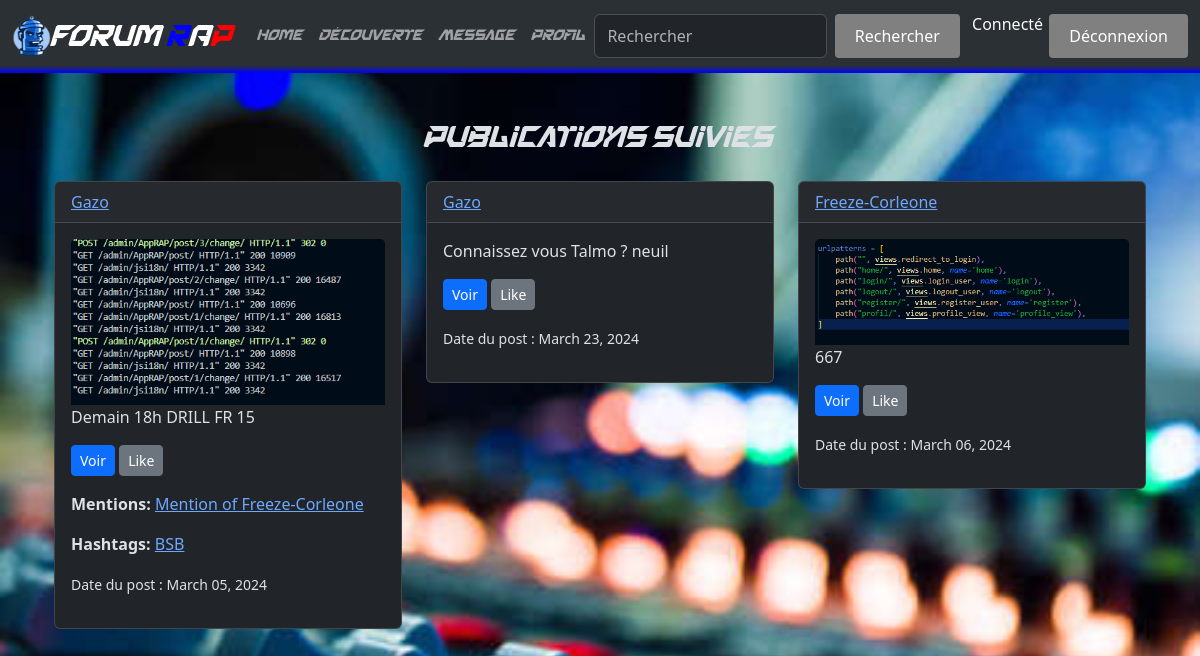
The app's page /home/ (signed in) with its own data.
### AppRAP/models.py (models this page shows, shortened)
class Post(models.Model):
    creator = models.ForeignKey("User", on_delete=models.SET_NULL, null=True)
    content = models.TextField(max_length=700,blank=True)
    image = models.ImageField(upload_to='post_images/', blank=True, null=True)
    timestamp = models.DateTimeField(auto_now_add=True)
    hashtags = models.ManyToManyField('Hashtag',blank=True)
    mentions = models.ManyToManyField('Mention',blank=True)
    likes = models.ManyToManyField(User, related_name='blog_posts',blank=True)

class User(AbstractUser):
    description = models.TextField(blank=True)
    is_private = models.BooleanField(default=False)
    birth_date = models.DateField(null=True, blank=True, help_text="Format: YYYY-MM-DD")
    country = models.ForeignKey("Country", on_delete=models.SET_NULL, null=True)
    follows = models.ManyToManyField("self", related_name="followed_by",symmetrical=False,blank=True)
    class Meta:
        db_table = "auth_user"

class Mention(models.Model):
    user = models.ForeignKey('User', on_delete=models.CASCADE, default=None)
    def __str__(self):
        return f"Mention of {self.user.username}"

class Hashtag(models.Model):
    name = models.CharField(max_length=50, unique=True)
    def __str__(self):
        return self.name

### AppRAP/views.py (the view)
# urls.py: path("home/", views.home, name='home'),
def home(request):
    if request.user.is_authenticated:
        followed_users = request.user.follows.all()
        posts = Post.objects.filter(creator__in=followed_users)
        context = { 'posts': posts,  }
        return render(request, 'AppRAP/home.html', context)
    else:
        return render(request, 'AppRAP/no_authenticated.html')

### AppRAP/templates/AppRAP/home.html (shortened to what this page needs)
{% extends "base.html" %}
{% block content %}
{% if posts %}
<div class="container">
  <h1 class="text-center mt-5 mb-4 font">Publications suivies</h1>
  <div class="row justify-content-center">
    {% for post in posts %}
    <div class="col-lg-4 col-md-6 mb-4">
      <div class="card">
        <div class="card-header"><a href="{% url 'user_profile' post.creator.username %}">{{ post.creator.username }}</a></div>
        <div class="card-body">
          {% if post.image %}
          <img src="{{ post.image.url }}" class="card-img-top" alt="Post Image">
          {% endif %}
          <p class="card-text">{{ post.content }}</p>
          <a href="{% url 'post_detail' post.id %}" class="btn btn-primary btn-sm">Voir</a>
          <button id="btn" class="btn btn-secondary btn-sm">Like</button>
          {% if post.mentions.all %}
          <p class="mt-3"><strong>Mentions:</strong> <a href="#" class="post-link">{{ post.mentions.all|join:", " }}</a></p>
          {% endif %}
          {% if post.hashtags.all %}
          <p class="mt-3"><strong>Hashtags:</strong> <a href="#" class="post-link">{{ post.hashtags.all|join:", " }}</a></p>
          {% endif %}
          <p class="mt-3"><small>Date du post : {{ post.timestamp|date:"F d, Y" }}</small></p>
        </div>
      </div>
    </div>
    {% endfor %}
  </div>
</div>
{% else %}
<div class="container text-center mt-5">
  <p>Aucune publication disponible. Vous êtes abonné à personne !</p>
</div>
{% endif %}
{% endblock content %}

### static/css/styles.css (style rules this page uses)
.font { font-family: "ForumRap"; font-size: 30px; }
.background-image { background-image: url("../back.png"); background-size: cover; background-position: center; height: 100vh; }
body { background-color: #f7f7f7; margin: 0; padding: 0; }

### records on screen
Post: creator.username "Gazo", image (picture), content "Demain 18h DRILL FR 15", mentions.all "Mention of Freeze-Corleone", hashtags.all "BSB", timestamp "March 05, 2024"
Post: creator.username "Gazo", content "Connaissez vous Talmo ? neuil", timestamp "March 23, 2024"
Post: creator.username "Freeze-Corleone", image (picture), content "667", timestamp "March 06, 2024"
